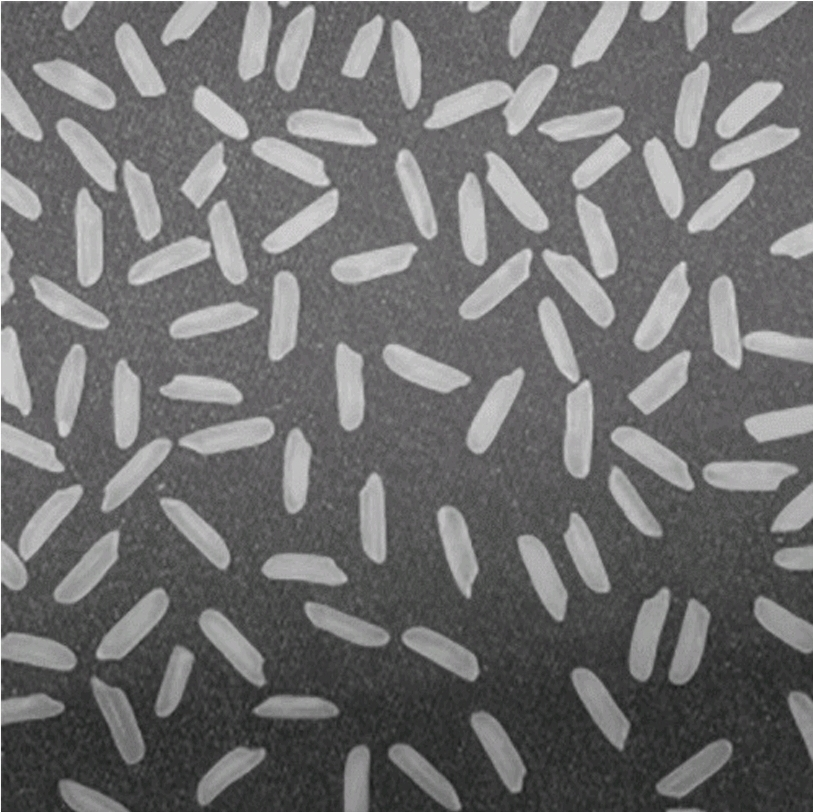
#> input picture cap08/arroz.jpg, 813 x 812 px, found by its file name
$ python ex39.py
#> lines starting #> are read from the running program, lines starting #| are printed output that depends on the picture
#página 151
import cv2
import numpy as np
#adaptado para rodar no google colab
from google.colab.patches import cv2_imshow

imagemOriginal = cv2.imread("/content/arroz.jpg", 0)
#> imagemOriginal: shape (812, 813); min 25, max 255, mean 111.4
elementoEstruturante = cv2.getStructuringElement( cv2.MORPH_CROSS, (100, 100) )
imagemProcessada = cv2.morphologyEx( imagemOriginal, cv2.MORPH_OPEN, elementoEstruturante )
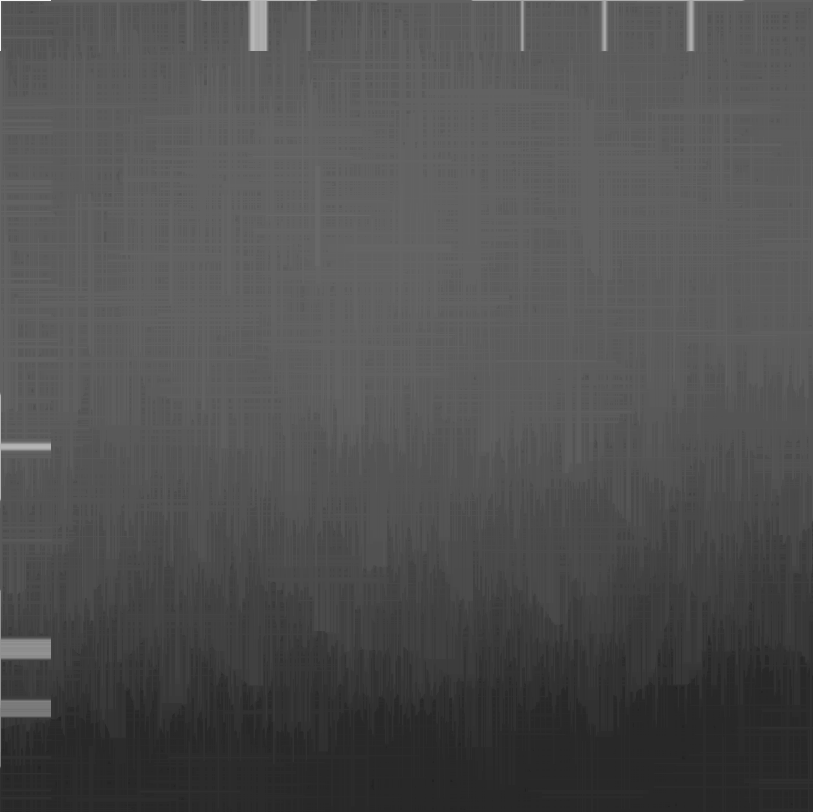
#> imagemProcessada: shape (812, 813); min 31, max 243, mean 79.6
imagemSubtraida = cv2.subtract(imagemOriginal, imagemProcessada)
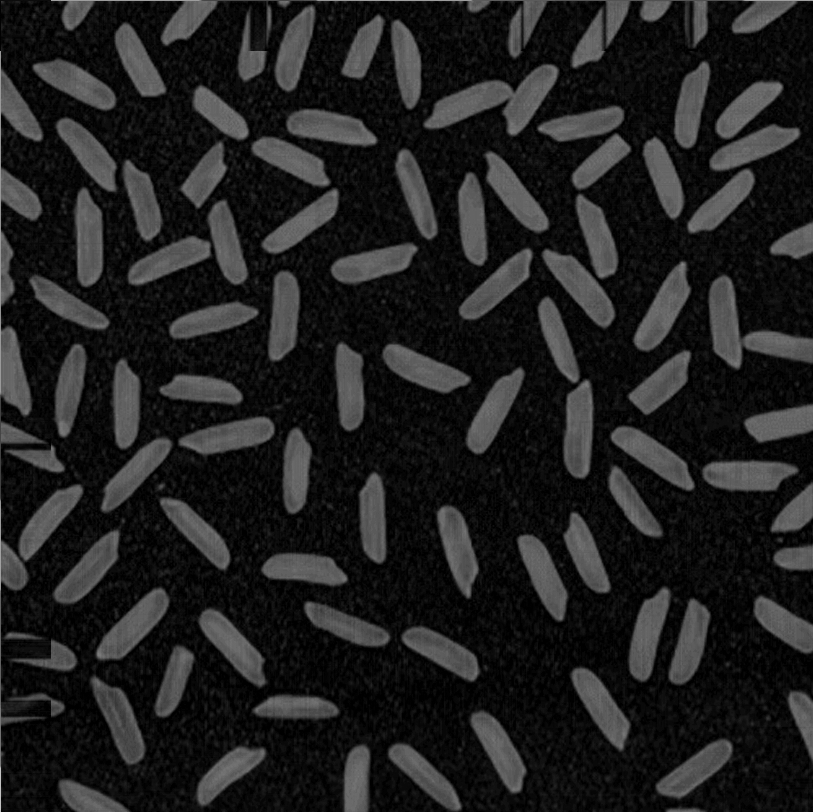
#> imagemSubtraida: shape (812, 813); min 0, max 195, mean 31.9
#Ajusta o contraste da imagem
imagemTratada = cv2.add(imagemSubtraida, imagemSubtraida)
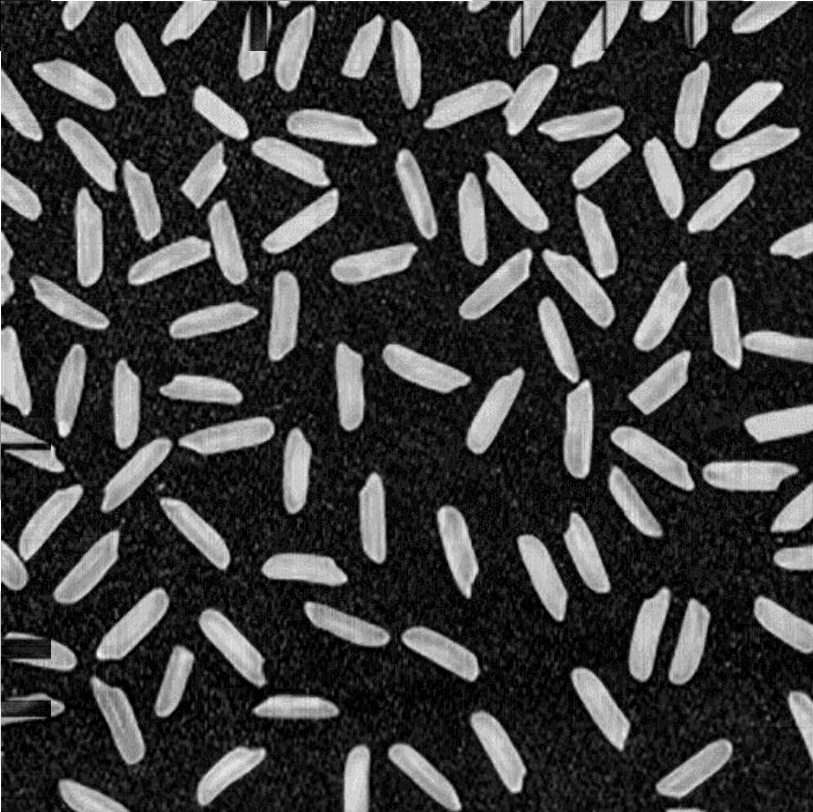
#> imagemTratada: shape (812, 813); min 0, max 255, mean 63.7

cv2_imshow(imagemOriginal)
cv2_imshow(imagemProcessada)
cv2_imshow(imagemSubtraida)
cv2_imshow(imagemTratada)

cv2.waitKey(0)
cv2.destroyAllWindows()
